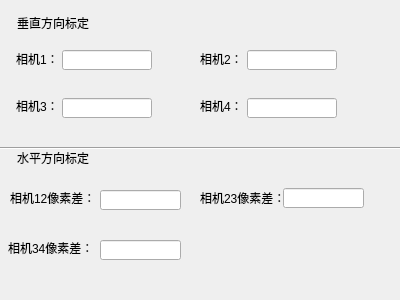
<?xml version="1.0" encoding="UTF-8"?>
<ui version="4.0">
 <class>Calibrate</class>
 <widget class="QWidget" name="Calibrate">
  <property name="geometry">
   <rect>
    <x>0</x>
    <y>0</y>
    <width>400</width>
    <height>300</height>
   </rect>
  </property>
  <property name="windowTitle">
   <string>Form</string>
  </property>
  <widget class="QLabel" name="label">
   <property name="geometry">
    <rect>
     <x>17</x>
     <y>15</y>
     <width>91</width>
     <height>16</height>
    </rect>
   </property>
   <property name="text">
    <string>垂直方向标定</string>
   </property>
  </widget>
  <widget class="QLineEdit" name="camera1VPixLE">
   <property name="geometry">
    <rect>
     <x>62</x>
     <y>50</y>
     <width>90</width>
     <height>20</height>
    </rect>
   </property>
  </widget>
  <widget class="QLabel" name="label_2">
   <property name="geometry">
    <rect>
     <x>16</x>
     <y>53</y>
     <width>54</width>
     <height>12</height>
    </rect>
   </property>
   <property name="text">
    <string>相机1：</string>
   </property>
  </widget>
  <widget class="QLabel" name="label_3">
   <property name="geometry">
    <rect>
     <x>200</x>
     <y>53</y>
     <width>54</width>
     <height>12</height>
    </rect>
   </property>
   <property name="text">
    <string>相机2：</string>
   </property>
  </widget>
  <widget class="QLineEdit" name="camera2VPixLE">
   <property name="geometry">
    <rect>
     <x>247</x>
     <y>50</y>
     <width>90</width>
     <height>20</height>
    </rect>
   </property>
  </widget>
  <widget class="QLabel" name="label_4">
   <property name="geometry">
    <rect>
     <x>16</x>
     <y>100</y>
     <width>54</width>
     <height>12</height>
    </rect>
   </property>
   <property name="text">
    <string>相机3：</string>
   </property>
  </widget>
  <widget class="QLineEdit" name="camera3VPixLE">
   <property name="geometry">
    <rect>
     <x>62</x>
     <y>98</y>
     <width>90</width>
     <height>20</height>
    </rect>
   </property>
  </widget>
  <widget class="QLabel" name="label_5">
   <property name="geometry">
    <rect>
     <x>200</x>
     <y>100</y>
     <width>54</width>
     <height>12</height>
    </rect>
   </property>
   <property name="text">
    <string>相机4：</string>
   </property>
  </widget>
  <widget class="QLineEdit" name="camera4VPixLE">
   <property name="geometry">
    <rect>
     <x>247</x>
     <y>98</y>
     <width>90</width>
     <height>20</height>
    </rect>
   </property>
  </widget>
  <widget class="QLabel" name="label_6">
   <property name="geometry">
    <rect>
     <x>17</x>
     <y>150</y>
     <width>81</width>
     <height>16</height>
    </rect>
   </property>
   <property name="text">
    <string>水平方向标定</string>
   </property>
  </widget>
  <widget class="QLabel" name="label_7">
   <property name="geometry">
    <rect>
     <x>10</x>
     <y>190</y>
     <width>81</width>
     <height>16</height>
    </rect>
   </property>
   <property name="text">
    <string>相机12像素差：</string>
   </property>
  </widget>
  <widget class="QLineEdit" name="camera12HPixLE">
   <property name="geometry">
    <rect>
     <x>100</x>
     <y>190</y>
     <width>81</width>
     <height>20</height>
    </rect>
   </property>
  </widget>
  <widget class="QLabel" name="label_8">
   <property name="geometry">
    <rect>
     <x>200</x>
     <y>190</y>
     <width>81</width>
     <height>16</height>
    </rect>
   </property>
   <property name="text">
    <string>相机23像素差：</string>
   </property>
  </widget>
  <widget class="QLineEdit" name="camera23HPixLE">
   <property name="geometry">
    <rect>
     <x>283</x>
     <y>188</y>
     <width>81</width>
     <height>20</height>
    </rect>
   </property>
  </widget>
  <widget class="QLabel" name="label_9">
   <property name="geometry">
    <rect>
     <x>8</x>
     <y>240</y>
     <width>91</width>
     <height>16</height>
    </rect>
   </property>
   <property name="text">
    <string>相机34像素差：</string>
   </property>
  </widget>
  <widget class="QLineEdit" name="camera34HPixLE">
   <property name="geometry">
    <rect>
     <x>100</x>
     <y>240</y>
     <width>81</width>
     <height>20</height>
    </rect>
   </property>
  </widget>
  <widget class="Line" name="line">
   <property name="geometry">
    <rect>
     <x>0</x>
     <y>140</y>
     <width>401</width>
     <height>16</height>
    </rect>
   </property>
   <property name="orientation">
    <enum>Qt::Horizontal</enum>
   </property>
  </widget>
 </widget>
 <resources/>
 <connections/>
</ui>
